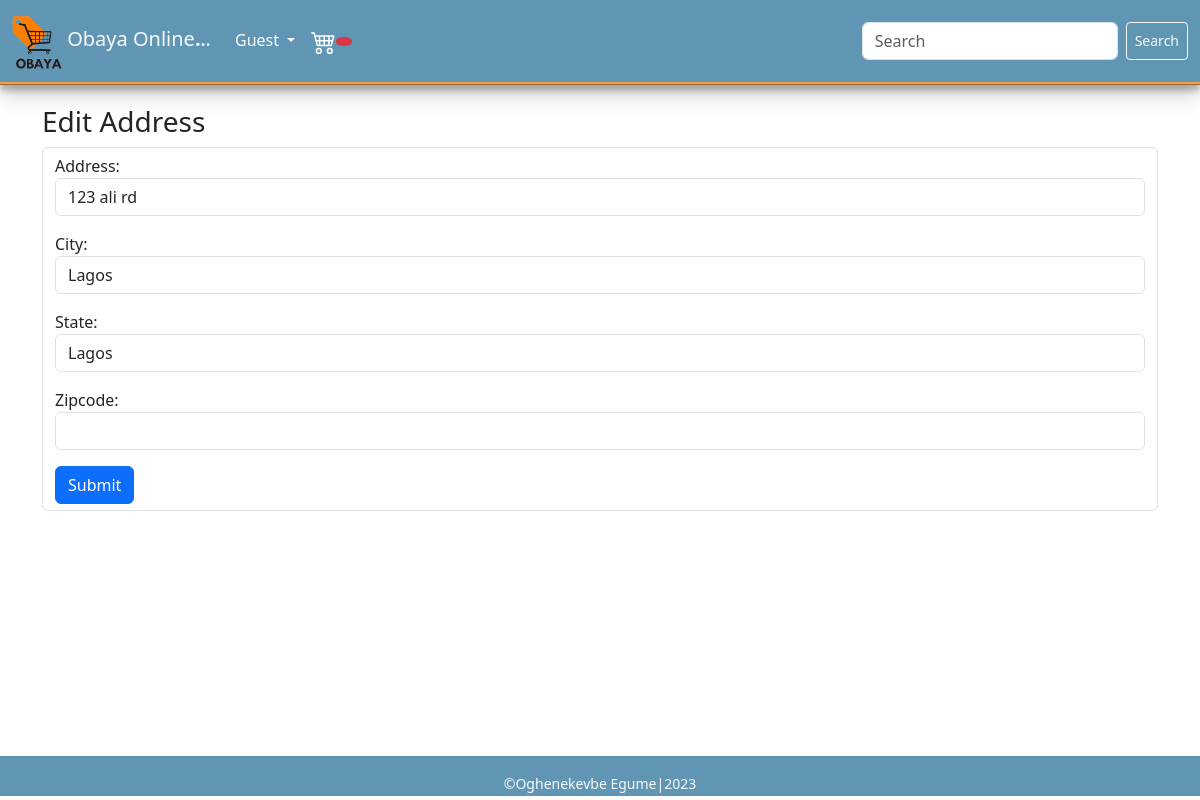
Page /16/edit_address/ on the committed database.
### store/models.py (models this page shows, shortened)
class BillingAddress(models.Model):
    customer = models.ForeignKey('Customer', on_delete=models.SET_NULL, blank=True, null=True, related_name='billing_addresses')
    address = models.CharField(max_length=225, null=True, blank=True)
    city = models.CharField(max_length=225, null=True, blank=True)
    state = models.CharField(max_length=225, null=True, blank=True)
    zipcode = models.CharField(max_length=225, null=True, blank=True)
    date_added = models.DateTimeField(default=timezone.now)
    is_no_billing_address = models.BooleanField(default=False)
    class Meta:
        ordering = ('is_no_billing_address', 'id')

### store/views.py (the view, shortened to what this page needs)
# urls.py: path('<str:pk>/edit_address/', EditAddress.as_view(), name='edit_address'),
class EditAddress(UpdateView):
    template_name = "customer/edit_address.html"
    form_class = AddAddressForm
    model = BillingAddress
    success_url = reverse_lazy('store')

### store/forms.py
class AddAddressForm(forms.ModelForm):
    address = forms.CharField(max_length=255, widget=forms.TextInput(attrs={'class':'form-control'}), required=True)
    city = forms.CharField(max_length=255, widget=forms.TextInput(attrs={'class':'form-control'}), required=True)
    state = forms.CharField(max_length=255, widget=forms.TextInput(attrs={'class':'form-control'}), required=True)
    zipcode = forms.CharField(max_length=255, widget=forms.TextInput(attrs={'class':'form-control'}), required=False)
    class Meta:
        model = BillingAddress
        fields = ("address", "city", "state", "zipcode")

### store/templates/customer/edit_address.html (shortened to what this page needs)
{% extends 'base.html' %}
{% block content %}
<div class="container">
  <div class="row">
      <div class="col" style="height: 82vh;">
        <h3 style="margin-top: 5px;">Edit Address</h3>
          <div class="form-control-group">
              <div class="form-group">
                  <form action="" method='POST' class='form-control'>
                      {{form.as_p}}
                      <button type='submit' class="btn btn-primary">Submit</button>
                  </form>
              </div>
          </div>
      </div>
  </div>
</div>
{% endblock %}

### static/css/base.css (style rules this page uses)
body { background-color: #fff; }

### rows in the picture
BillingAddress: address "123 ali rd", city "Lagos", state "Lagos"
